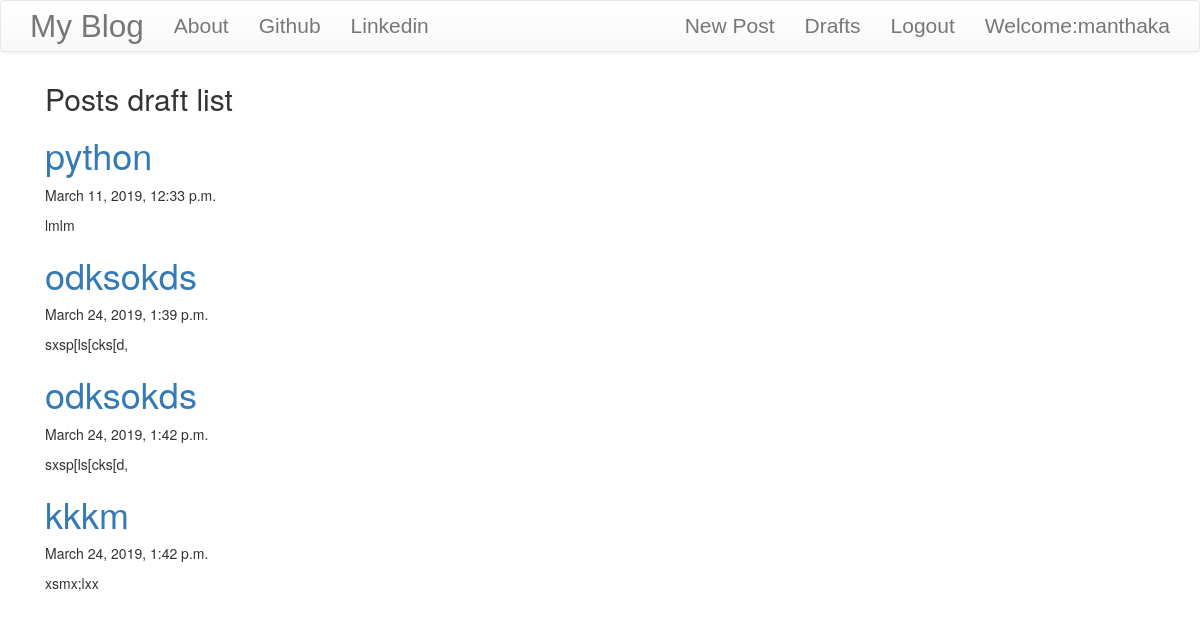
Page /drafts/ (signed in) on the committed database.
### blog/models.py (models this page shows, shortened)
class Post(models.Model):
    author=models.ForeignKey('auth.User',on_delete=models.CASCADE)
    title=models.CharField(max_length=200)
    text=models.TextField()
    create_date=models.DateTimeField(default=timezone.now())
    published_date=models.DateTimeField(blank=True,null=True)

### blog/views.py (the view)
# urls.py: url(r'^drafts/$',views.DraftListView.as_view(),name='post_draft_list'),
class DraftListView(LoginRequiredMixin,ListView):
    login_url='/login/'
    redirect_field_name='blog/post_list.html'
    model=Post
    template_name='post_draft_list.html'
    def get_queryset(self):
        return Post.objects.filter(published_date__isnull=True).order_by('create_date')

### blog/templates/blog/post_draft_list.html
{% extends 'blog/base.html' %}
{% block content %}
<div class="container">
  <h2>Posts draft list</h2>
  {% for post in post_list %}
  <h1><a href="{% url 'post_detail' pk=post.pk %}">{{post.title}}</a></h1>
  <p>{{post.create_date}}</p>
  <p>{{post.text|safe|linebreaksbr}}</p>
  {% endfor %}
</div>
{% endblock %}

### blog/templates/blog/base.html (shortened to what this page needs)
<!DOCTYPE html>
{% load staticfiles %}
<html lang="en" dir="ltr">
  <head>
    <link rel="stylesheet" href="https://maxcdn.bootstrapcdn.com/bootstrap/3.3.7/css/bootstrap.min.css">
    <link rel="stylesheet" href="https://maxcdn.bootstrapcdn.com/bootstrap/3.3.7/css/bootstrap-theme.min.css">
    <link rel="stylesheet" href="//cdn.jsdelivr.net/npm/medium-editor@latest/dist/css/medium-editor.min.css" type="text/css" media="screen" charset="utf-8">
    <link rel="stylesheet" href="{% static 'css/blog.css' %}">
  </head>
  <body class="loader">
    <nav class="navbar navbar-default techfont custom-navbar">
      <div class="container">
        <ul class="nav navbar-nav">
          <li><a class="navbar-brand bigbrand" href="{% url 'post_list' %}">My Blog</a></li>
          <li><a href="{% url 'about' %}">About</a></li>
          <li><a href="https:www.github.com">Github</a></li>
          <li><a href="https://www.linkedin.com">Linkedin</a></li>
        </ul>
        <ul class='nav navbar-nav navbar-right'>
          {% if user.is_authenticated %}
          <li>
            <a href="{% url 'post_new' %}">New Post</a>
          </li>
          <li>
            <a href="{% url 'post_draft_list' %}">Drafts</a>
          </li>
          <li>
            <a href="{% url 'logout' %}">Logout</a>
          </li>
          <li>
            <a>Welcome:{{user.username}}</a>
          </li>
          {% else %}
          <li><a class='nav navbar-right' href="{% url 'login' %}"><span class="glyphicon glyphicon-user"></span></a></li>
          {% endif %}
        </ul>
      </div>
    </nav>
    <div class="content container">
      <div class="row">
        <div class="col-md-8">
          <div class="blog_posts">
            {% block content %}
            {% endblock %}
          </div>
        </div>
      </div>
    </div>
  </body>
</html>

### blog/static/css/blog.css (style rules this page uses)
.techfont { font-family: 'Rusoo One', sans-serif; font-size: 1.5em; margin-bottom: 10px; }
.bigbrand { font-size: 1.5em; }
.loader { filter:hue-rotate(0deg); color:linear-gradient(45deg,#0f8,#08f); animation:hue 10000ms infinite linear; }

### rows in the picture
Post: title "python", create_date "March 11, 2019, 12:33 p.m.", text "lmlm"
Post: title "odksokds", create_date "March 24, 2019, 1:39 p.m.", text "sxsp[ls[cks[d,"
Post: title "odksokds", create_date "March 24, 2019, 1:42 p.m.", text "sxsp[ls[cks[d,"
Post: title "kkkm", create_date "March 24, 2019, 1:42 p.m.", text "xsmx;lxx"

### other values in the picture
{{ user.username }} "manthaka"
